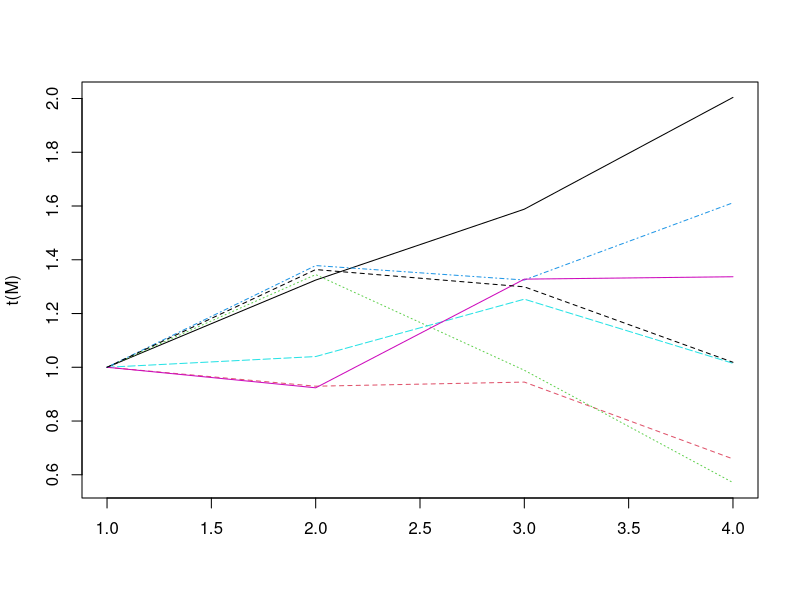

Write the R code that produced this figure.
library(dplyr)

N <- 7
T<- 3
M <- matrix(NA, nrow=N, ncol=T+1)
colnames(M) <- paste0("t", 0:T)
rownames(M) <- 1:N

M[,1] <- 1
r <- rnorm(N*T, sd=0.3)
rM <- matrix(r, nrow=N, ncol=T)
# Cumsums
for (i in 1:3){
  M[,i+1] <- M[,i]+rM[,i]
}

# plot
matplot(t(M), type="l")

# Auszahlungsmatrix
A <- matrix(NA, nrow=N, ncol=T+1)
K <- 1.10
lapply(M[,4],function(x) max(K-x,0))  %>% unlist -> A[,4]

# discounted chashflow 
r <- 0.06
# in the money im
im <- A[,4][A[,4]!=0]
Y <- exp(-r)*im
X <- M[,3][A[,4]!=0]
lm1 <- lm(Y~X+(X^2))
f1 <- lm1$fitted.values

# ausüben vs beibehalten
df <- data.frame(ausueben=f1, beibehalten=im)
A[,3] <- 0
ind <- apply(df,1, function(x) ifelse(x[2]>x[1], x[2], 0))
A[,3][A[,4]!=0] <- ind

#### ZUM ZEITPUNKT t = 2
lapply(M[,3],function(x) max(K-x,0))  %>% unlist -> a

# in the money im
im <- a[a!=0]
Y <- exp(-r)*im
X <- M[,2][a!=0]
lm1 <- lm(Y~X+(X^2))
f1 <- lm1$fitted.values

# ausüben vs beibehalten
df <- data.frame(ausueben=f1, beibehalten=im)
A[,2] <- 0
ind <- apply(df,1, function(x) ifelse(x[2]>x[1], x[2], 0))
A[,2][a!=0] <- ind

colnames(A) <- paste0("t", 0:T)
rownames(A) <- 1:N
